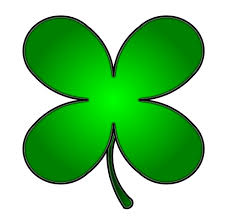
#> input picture D6-04Dheeraj/Demo Files/images.jpg, 228 x 221 px, found by its file name
$ python adding_logo_with_no_background.py
#> lines starting #> are read from the running program, lines starting #| are printed output that depends on the picture; after the words box and inside, x2 and y2 are one past the last pixel; in counts of white or black regions, pixels touching at a corner belong together; pictures that were not available may be replaced by others from this repository, and a replacement may not be noted
import cv2
import numpy as np

img2 = cv2.imread("images.jpg")
#> img2 is the input picture: shape (221, 228, 3); mean B, G, R 134.1, 204, 134
img1 = cv2.imread("new quantum.PNG")


rows, cols, channels = img2.shape  # Reading image details
#> rows = 221; cols = 228; channels = 3
roi = img1[0:rows, 0:cols]


img2g = cv2.cvtColor(img2, cv2.COLOR_BGR2GRAY)  # converting to grayscale
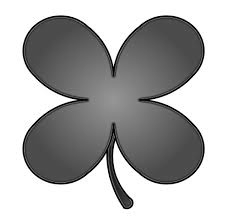
#> img2g: shape (221, 228); min 0, max 255, mean 175.1
# defining mask , makes our logo black and background white
ret, mask = cv2.threshold(img2g, 220, 255, cv2.THRESH_BINARY_INV)
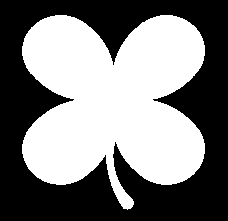
#> mask: shape (221, 228); 49% white; 1 white region, box (x1, y1, x2, y2) and area: (22, 15, 205, 210) 24669

# cv2.imshow('mask',mask)

mask_inv = cv2.bitwise_not(mask)  # defining non_masked area
# adds our inv_mask to region of image of main image
img_bg = cv2.bitwise_and(roi, roi, mask=mask_inv)
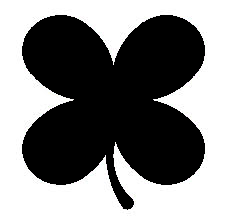
#> img_bg: shape (221, 228, 3); mean B, G, R 129.9, 129.9, 129.9
img_fg = cv2.bitwise_and(img2, img2, mask=mask)  # our logo after adding mask
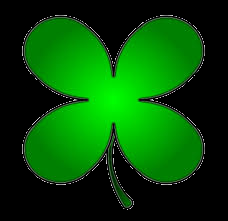
#> img_fg: shape (221, 228, 3); mean B, G, R 4.3, 74.2, 4.2
dst = img_bg+img_fg  # we get our logo with our original image background
# swaps the region of image original image to logo with same backgound
img1[0:rows, 0:cols] = dst


cv2.imshow('res', img1)
cv2.imwrite('result.jpg', img1)
cv2.waitKey(0)
cv2.destroyAllWindows()
